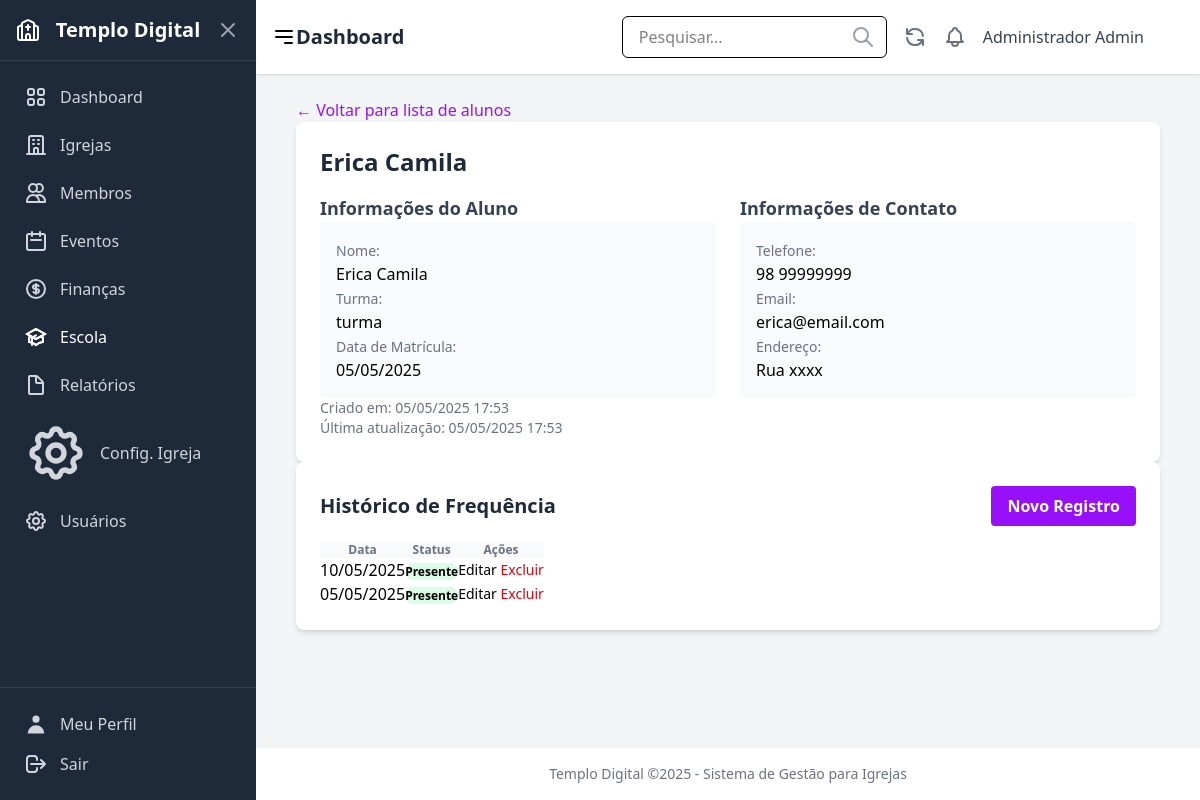
Screenshot of /escola/alunos/1/ (signed in) with the database file from the repository.
### users/models.py (models this page shows, shortened)
class CustomUser(AbstractUser):
    ROLE_CHOICES = [
        ('admin', 'Administrador'),
        ('pastor', 'Pastor'),
        ('secretario', 'Secretário'),
        ('tesoureiro', 'Tesoureiro'),
        ('lider', 'Líder'),
        ('membro', 'Membro'),
    ]
    role = models.CharField(
        _('Função'),
        max_length=20,
        choices=ROLE_CHOICES,
        default='membro',
        help_text=_('Define o nível de permissão do usuário no sistema')
    )
    phone = models.CharField(
        _('Telefone'),
        max_length=20,
        blank=True,
        null=True
    )
    address = models.TextField(
        _('Endereço'),
        blank=True,
        null=True
    )
    profile_image = models.ImageField(
        _('Imagem de Perfil'),
        upload_to='profile_images/',
        blank=True,
        null=True
    )
    class Meta:
        verbose_name = _('Usuário')
        verbose_name_plural = _('Usuários')

### school/models.py (models this page shows, shortened)
class Student(models.Model):
    member = models.ForeignKey(Member, on_delete=models.CASCADE, related_name="student_enrollments", verbose_name="Membro (Aluno)")
    school_class = models.ForeignKey(SchoolClass, on_delete=models.CASCADE, related_name="students", verbose_name="Turma")
    enrollment_date = models.DateField(auto_now_add=True, verbose_name="Data de Matrícula")
    created_at = models.DateTimeField(auto_now_add=True, verbose_name="Criado em")
    updated_at = models.DateTimeField(auto_now=True, verbose_name="Atualizado em")
    class Meta:
        verbose_name = "Aluno"
        verbose_name_plural = "Alunos"
        unique_together = [("member", "school_class")] # Um membro só pode estar em uma turma uma vez?
        ordering = ["school_class", "member__name"]

class SchoolClass(models.Model):
    name = models.CharField(max_length=255, verbose_name="Nome da Turma")
    description = models.TextField(blank=True, null=True, verbose_name="Descrição")
    teacher = models.ForeignKey(Member, on_delete=models.SET_NULL, null=True, blank=True, related_name="taught_classes", verbose_name="Professor")
    room = models.CharField(max_length=100, blank=True, null=True, verbose_name="Sala")
    schedule = models.CharField(max_length=255, blank=True, null=True, verbose_name="Horário")
    max_students = models.PositiveIntegerField(blank=True, null=True, verbose_name="Máximo de Alunos")
    created_at = models.DateTimeField(auto_now_add=True, verbose_name="Criado em")
    updated_at = models.DateTimeField(auto_now=True, verbose_name="Atualizado em")
    class Meta:
        verbose_name = "Turma da Escola Dominical"
        verbose_name_plural = "Turmas da Escola Dominical"
        ordering = ["name"]

class Attendance(models.Model):
    student = models.ForeignKey(Student, on_delete=models.CASCADE, related_name="attendances", verbose_name="Aluno")
    school_class = models.ForeignKey(SchoolClass, on_delete=models.CASCADE, related_name="attendances", verbose_name="Turma") # Redundante? Student já tem a turma.
    date = models.DateField(verbose_name="Data da Aula")
    present = models.BooleanField(default=False, verbose_name="Presente")
    created_at = models.DateTimeField(auto_now_add=True, verbose_name="Registrado em")
    class Meta:
        verbose_name = "Registro de Frequência"
        verbose_name_plural = "Registros de Frequência"
        unique_together = [("student", "date")] # Um aluno só tem um registro por dia
        ordering = ["-date", "student"]

### members/models.py (models this page shows, shortened)
class Member(models.Model):
    MEMBER_TYPE_CHOICES = [
        ("membro", "Membro"),
        ("visitante", "Visitante"),
        ("obreiro", "Obreiro"),
    ]
    GENDER_CHOICES = [
        ("M", "Masculino"),
        ("F", "Feminino"),
        ("O", "Outro"),
    ]
    MARITAL_STATUS_CHOICES = [
        ("solteiro", "Solteiro(a)"),
        ("casado", "Casado(a)"),
        ("divorciado", "Divorciado(a)"),
        ("viuvo", "Viúvo(a)"),
    ]
    STATUS_CHOICES = [
        ("ativo", "Ativo"),
        ("inativo", "Inativo"),
        ("transferido", "Transferido"),
        ("disciplina", "Em Disciplina"),
        ("visitante", "Visitante"),
    ]
    user = models.OneToOneField(settings.AUTH_USER_MODEL, on_delete=models.SET_NULL, null=True, blank=True, verbose_name="Usuário do Sistema")
    name = models.CharField(max_length=255, verbose_name="Nome Completo")
    birth_date = models.DateField(null=True, blank=True, verbose_name="Data de Nascimento")
    gender = models.CharField(max_length=10, choices=GENDER_CHOICES, null=True, blank=True, verbose_name="Sexo")
    marital_status = models.CharField(max_length=15, choices=MARITAL_STATUS_CHOICES, null=True, blank=True, verbose_name="Estado Civil")
    address = models.TextField(blank=True, null=True, verbose_name="Endereço")
    phone = models.CharField(max_length=20, blank=True, null=True, verbose_name="Telefone")
    email = models.EmailField(blank=True, null=True, verbose_name="Email")
    baptism_date = models.DateField(null=True, blank=True, verbose_name="Data de Batismo")
    join_date = models.DateField(blank=True, null=True, verbose_name="Data de Ingresso")
    origin_church = models.CharField(max_length=255, blank=True, null=True, verbose_name="Igreja de Origem")
    member_type = models.CharField(max_length=50, choices=MEMBER_TYPE_CHOICES, default="membro", verbose_name="Tipo de Membro") # Pode ser redundante com role
    role = models.CharField(max_length=100, blank=True, null=True, verbose_name="Cargo/Função")
    status = models.CharField(max_length=15, choices=STATUS_CHOICES, default="ativo", verbose_name="Status")
    church = models.ForeignKey(Church, on_delete=models.SET_NULL, null=True, blank=True, related_name="members", verbose_name="Igreja Atual")
    photo = models.ImageField(upload_to='member_photos/', null=True, blank=True, verbose_name="Foto")
    notes = models.TextField(blank=True, null=True, verbose_name="Observações")
    created_at = models.DateTimeField(auto_now_add=True, verbose_name="Criado em")
    updated_at = models.DateTimeField(auto_now=True, verbose_name="Atualizado em")
    class Meta:
        verbose_name = "Membro"
        verbose_name_plural = "Membros"
        ordering = ["name"]

### school/views.py (the view)
# urls.py: path("alunos/<int:pk>/", views.student_detail, name="student_detail"),
@login_required
def student_detail(request, pk):
    student = get_object_or_404(Student.objects.select_related("member", "school_class"), pk=pk)
    attendances = student.attendances.all().order_by("-date") # Use the correct related name
    return render(request, "schools/student_detail.html", {
        "student": student,
        "attendances": attendances,
        "active_menu": "school",
    })

### school/templates/schools/student_detail.html (shortened to what this page needs)
{% extends 'core/base.html' %}
{% load static %}
{% block content %}
<div class="container mx-auto px-4 py-6">
    <div class="mb-6">
        <a href="{% url 'school:student_list' %}" class="text-purple-600 hover:text-purple-700">
            &larr; Voltar para lista de alunos
        </a>
    </div>
    <div class="bg-white shadow-md rounded-lg overflow-hidden mb-6">
        <div class="p-6">
            <div class="flex justify-between items-start">
                <h1 class="text-2xl font-bold text-gray-800 mb-4">{{ student.member.name }}</h1>
                <div class="flex space-x-2">
                    <a href="{% url 'school:student_update' student.pk %}" class="bg-indigo-600 hover:bg-indigo-700 text-white font-bold py-2 px-4 rounded">
                    </a>
                    <a href="{% url 'school:student_delete' student.pk %}" class="bg-red-600 hover:bg-red-700 text-white font-bold py-2 px-4 rounded">
                    </a>
                </div>
            </div>
            <div class="grid grid-cols-1 md:grid-cols-2 gap-6 mt-4">
                <div>
                    <h2 class="text-lg font-semibold text-gray-700 mb-2">Informações do Aluno</h2>
                    <div class="bg-gray-50 p-4 rounded">
                        <div class="mb-3">
                            <span class="text-sm text-gray-500">Nome:</span>
                            <p class="font-medium">{{ student.member.name }}</p>
                        </div>
                        <div class="mb-3">
                            <span class="text-sm text-gray-500">Turma:</span>
                            <p class="font-medium">{{ student.school_class.name }}</p>
                        </div>
                        <div class="mb-3">
                            <span class="text-sm text-gray-500">Data de Matrícula:</span>
                            <p class="font-medium">{{ student.enrollment_date|date:"d/m/Y" }}</p>
                        </div>
                    </div>
                </div>
                <div>
                    <h2 class="text-lg font-semibold text-gray-700 mb-2">Informações de Contato</h2>
                    <div class="bg-gray-50 p-4 rounded">
                        <div class="mb-3">
                            <span class="text-sm text-gray-500">Telefone:</span>
                            <p class="font-medium">{{ student.member.phone|default:"Não informado" }}</p>
                        </div>
                        <div class="mb-3">
                            <span class="text-sm text-gray-500">Email:</span>
                            <p class="font-medium">{{ student.member.email|default:"Não informado" }}</p>
                        </div>
                        <div class="mb-3">
                            <span class="text-sm text-gray-500">Endereço:</span>
                            <p class="font-medium">{{ student.member.address|default:"Não informado" }}</p>
                        </div>
                    </div>
                </div>
            </div>
            <div class="mt-6 text-sm text-gray-500">
                <p>Criado em: {{ student.created_at|date:"d/m/Y H:i" }}</p>
                <p>Última atualização: {{ student.updated_at|date:"d/m/Y H:i" }}</p>
            </div>
        </div>
    </div>
    <div class="bg-white shadow-md rounded-lg overflow-hidden">
        <div class="p-6">
            <div class="flex justify-between items-center mb-4">
                <h2 class="text-xl font-bold text-gray-800">Histórico de Frequência</h2>
                <a href="{% url 'school:attendance_create' %}" class="bg-purple-600 hover:bg-purple-700 text-white font-bold py-2 px-4 rounded">
                    Novo Registro
                </a>
            </div>
            {% if attendances %}
            <table class="min-w-full divide-y divide-gray-200">
                <thead class="bg-gray-50">
                    <tr>
                        <th scope="col" class="px-6 py-3 text-left text-xs font-medium text-gray-500 uppercase tracking-wider">Data</th>
                        <th scope="col" class="px-6 py-3 text-left text-xs font-medium text-gray-500 uppercase tracking-wider">Status</th>
                        <th scope="col" class="px-6 py-3 text-left text-xs font-medium text-gray-500 uppercase tracking-wider">Ações</th>
                    </tr>
                </thead>
                <tbody class="bg-white divide-y divide-gray-200">
                    {% for attendance in attendances %}
                    <tr>
                        <td class="px-6 py-4 whitespace-nowrap">{{ attendance.date|date:"d/m/Y" }}</td>
                        <td class="px-6 py-4 whitespace-nowrap">
                            {% if attendance.present %}
                            <span class="px-2 inline-flex text-xs leading-5 font-semibold rounded-full bg-green-100 text-green-800">
                                Presente
                            </span>
                            {% else %}
                            <span class="px-2 inline-flex text-xs leading-5 font-semibold rounded-full bg-red-100 text-red-800">
                                Ausente
                            </span>
                            {% endif %}
                        </td>
                        <td class="px-6 py-4 whitespace-nowrap text-sm font-medium">
                            <a href="{% url 'school:attendance_update' attendance.pk %}" class="text-indigo-600 hover:text-indigo-900 mr-3">Editar</a>
                            <a href="{% url 'school:attendance_delete' attendance.pk %}" class="text-red-600 hover:text-red-900">Excluir</a>
                        </td>
                    </tr>
                    {% endfor %}
                </tbody>
            </table>
            {% else %}
            <div class="p-6 text-center text-gray-500">
                Nenhum registro de frequência para este aluno. <a href="{% url 'school:attendance_create' %}" class="text-purple-600 hover:text-purple-900">Criar novo registro</a>.
            </div>
            {% endif %}
        </div>
    </div>
</div>
{% endblock %}

### core/templates/core/base.html (shortened to what this page needs)
{% load static tailwind_tags %}
<!DOCTYPE html>
<html lang="pt-br">
  <head>
    {% tailwind_css %}
  </head>
  <body class="bg-gray-100 ml-64" x-data="{ isSidebarOpen: false }">
    <div class="flex min-h-screen">
      {% if user.is_authenticated %}
      <aside
        class="w-64 bg-gray-800 text-white flex flex-col fixed inset-y-0 left-0 z-30 transform -translate-x-full md:translate-x-0 transition-transform duration-300 ease-in-out"
        :class="{ 'translate-x-0': isSidebarOpen }"
        x-cloak
      >
      {% include "parts/sidebar.html" %}
        <div class="p-4 border-t border-gray-700">
          <a href="{% url 'users:profile' %}" class="flex items-center p-2 text-gray-300 hover:bg-gray-700 hover:text-white rounded-md mb-2">
            {% include 'icons/profile.html' %} <span class="ml-3">Meu Perfil</span>
          </a>
          <form method="post" action="{% url 'users:logout' %}">
            <button type="submit" class="flex items-center w-full p-2 text-gray-300 hover:bg-gray-700 hover:text-white rounded-md cursor-pointer">
                {% include 'icons/logout.html' %} <span class="ml-3">Sair</span>
            </button>
          </form>
        </div>
      </aside>
      {% endif %}
      <div class="flex-1 flex flex-col {% if user.is_authenticated %}md:ml-64{% endif %}">
          {% if user.is_authenticated %}
          <header class="bg-white shadow-sm p-4 flex justify-between items-center sticky top-0 z-10">
            <div class="flex items-center">
              <button @click="isSidebarOpen = !isSidebarOpen" class="md:hidden mr-4 text-gray-600 hover:text-gray-800">
                <svg class="w-6 h-6" fill="none" stroke="currentColor" viewBox="0 0 24 24" xmlns="http://www.w3.org/2000/svg"><path stroke-linecap="round" stroke-linejoin="round" stroke-width="2" d="M4 6h16M4 12h16m-7 6h7"></path></svg>
              </button>
              <h1 class="text-xl md:text-2xl font-semibold text-gray-800">
                {% block page_title %}Dashboard{% endblock %}
              </h1>
            </div>
            <div class="flex items-center space-x-4">
              <div class="relative hidden md:block">
                <input type="text" placeholder="Pesquisar..." class="px-4 py-2 border rounded-md focus:outline-none focus:ring-2 focus:ring-sky-500" />
                <span class="absolute right-3 top-1/2 transform -translate-y-1/2 text-gray-400">{% include 'icons/pesquisar.html' %}</span>
              </div>
              <button class="text-gray-500 hover:text-gray-700 hidden md:block">{% include 'icons/atualizar.html' %}</button>
              <button class="text-gray-500 hover:text-gray-700">{% include 'icons/notificacoes.html' %}</button>
              <div class="flex items-center space-x-2">
                <span class="text-gray-700 hidden sm:inline">{{ user.get_full_name|default:user.username }}</span>
                {% if user.profile_image %}
                  <img src="{{ user.profile_image.url }}" alt="User Avatar" class="w-8 h-8 rounded-full object-cover" />
                {% else %}
                  <div class="w-8 h-8 rounded-full bg-sky-500 flex items-center justify-center text-white font-semibold">
                  </div>
                {% endif %}
              </div>
            </div>
          </header>
          {% endif %}
          <main class="flex-grow p-6">
            {% block content %}{% endblock %}
          </main>
          {% if user.is_authenticated %}
          <footer class="bg-white text-center p-4 text-sm text-gray-500 mt-auto">
            <p>Templo Digital ©{% now 'Y' %} - Sistema de Gestão para Igrejas</p>
          </footer>
          {% endif %}
      </div>
    </div>
  </body>
</html>

### rows the page displays
CustomUser: get_full_name "Administrador Admin"
Student: member.name "Erica Camila", school_class.name "turma", enrollment_date "05/05/2025", member.phone "98 99999999", member.email "erica@email.com", member.address "Rua xxxx", created_at "05/05/2025 17:53", updated_at "05/05/2025 17:53"
Attendance: date "10/05/2025", present "Presente"
Attendance: date "05/05/2025", present "Presente"
